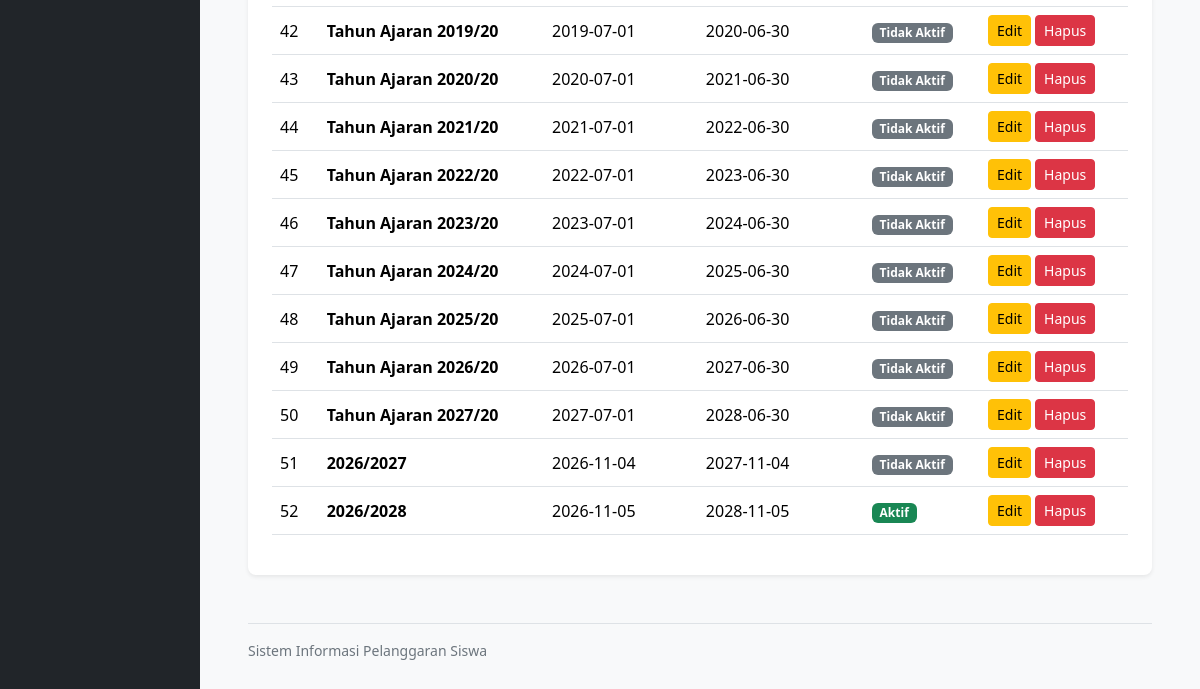
The page /tahun_ajaran.php (signed in, lower part) on the database as committed earlier.
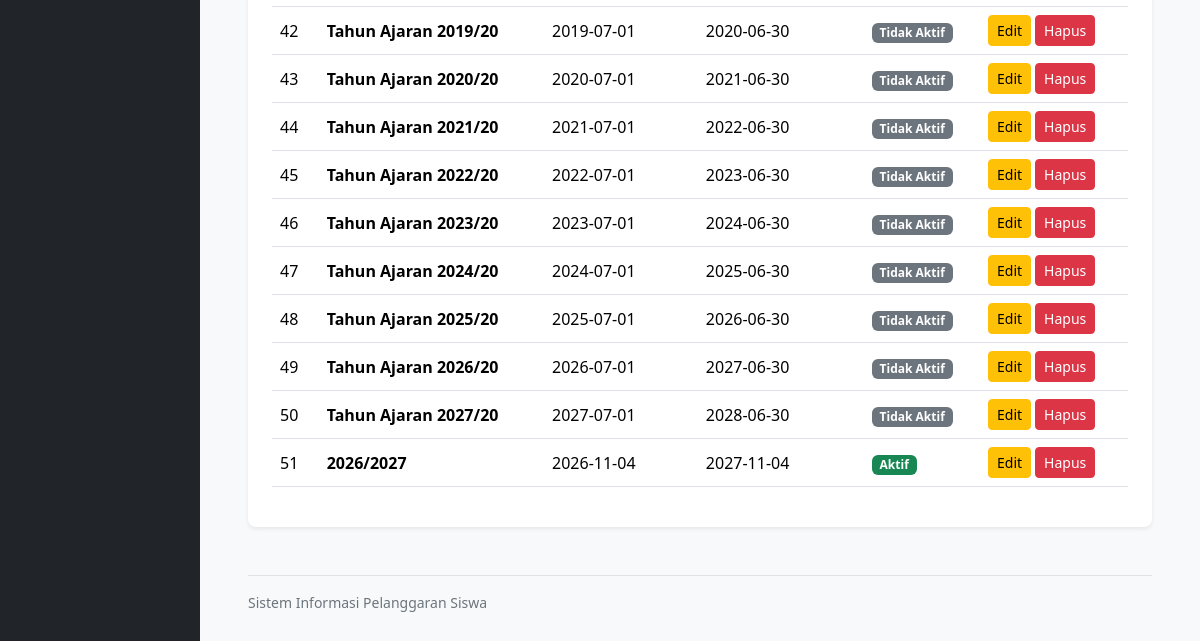
The same page on the database as committed later.
### tables this page shows
CREATE TABLE `t_tahun_ajaran` (
  `id` int(11) NOT NULL,
  `nama` varchar(20) NOT NULL,
  `tanggal_mulai` date NOT NULL,
  `tanggal_selesai` date NOT NULL,
  `status_aktif` tinyint(1) NOT NULL,
  `created_at` timestamp NOT NULL DEFAULT current_timestamp(),
  `updated_at` timestamp NOT NULL DEFAULT current_timestamp()
);

### tahun_ajaran.php (the view, shortened to what this page needs)
<?php
require_once __DIR__ . "/config/koneksi.php";
$query = mysqli_query($koneksi, "SELECT * FROM t_tahun_ajaran ORDER BY id ASC");
?>
<!DOCTYPE html>
<html lang="id">
<head>
    <link href="https://cdn.jsdelivr.net/npm/bootstrap@5.3.3/dist/css/bootstrap.min.css" rel="stylesheet">
    <link href="https://cdn.jsdelivr.net/npm/bootstrap-icons@1.11.3/font/bootstrap-icons.min.css" rel="stylesheet">
    <link href="https://cdn.datatables.net/2.3.4/css/dataTables.bootstrap5.min.css" rel="stylesheet">
</head>
<body class="bg-light overflow-hidden">
<div class="container-fluid vh-100 overflow-hidden">
    <div class="row h-100 flex-nowrap">
        <aside class="col-3 col-md-3 col-lg-2 bg-dark vh-100 overflow-auto p-3 flex-shrink-0">
        </aside>
        <main class="col-9 col-md-9 col-lg-10 vh-100 overflow-auto p-3 p-lg-5">
            <div class="card border-0 shadow-sm rounded-3">
                <div class="card-body p-4">
                    <div class="table-responsive">
                        <table id="tabelTahunAjaran" class="table table-hover align-middle">
                            <tbody>
                            <?php $no = 1; ?>
                            <?php while ($tahun = mysqli_fetch_assoc($query)): ?>
                                <tr>
                                    <td><?= $no++; ?></td>
                                    <td class="fw-semibold"><?= htmlspecialchars($tahun['nama']); ?></td>
                                    <td><?= htmlspecialchars($tahun['tanggal_mulai']); ?></td>
                                    <td><?= htmlspecialchars($tahun['tanggal_selesai']); ?></td>
                                    <td>
                                        <?php if ((int)$tahun['status_aktif'] === 1): ?>
                                            <span class="badge bg-success">Aktif</span>
                                        <?php else: ?>
                                            <span class="badge bg-secondary">Tidak Aktif</span>
                                        <?php endif; ?>
                                    </td>
                                    <td>
                                        <div class="d-flex gap-1">
                                            <a href="edit_tahun_ajaran.php?id=<?= (int)$tahun['id']; ?>" class="btn btn-warning btn-sm">Edit</a>
                                            <a href="hapus_tahun_ajaran.php?id=<?= (int)$tahun['id']; ?>"
                                               class="btn btn-danger btn-sm"
                                               onclick="return confirm('Yakin ingin menghapus data tahun ajaran ini?')">
                                                Hapus
                                            </a>
                                        </div>
                                    </td>
                                </tr>
                            <?php endwhile; ?>
                            </tbody>
                        </table>
                    </div>
                </div>
            </div>
            <div class="text-secondary small mt-5 pt-3 border-top">
                Sistem Informasi Pelanggaran Siswa
            </div>
        </main>
    </div>
</div>
</body>
</html>

Rows that differ between the two databases and show on the page:
removed t_tahun_ajaran: nama "2026/2028", tanggal_mulai "2026-11-05", tanggal_selesai "2028-11-05", status_aktif "Aktif"
changed t_tahun_ajaran (number 10 of 10 on the later page): status_aktif "Tidak Aktif" → "Aktif"
